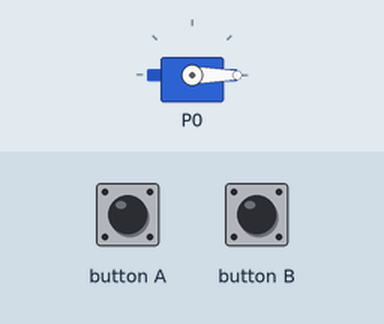
The program below on a simulated BBC micro:bit (MakeCode). Parts: servo. The inputs (shaded band) are chosen by the test bench.

Above: at 1.2 s.
1.3 s: button A pressed for 0.15 s
At 1.8 s:
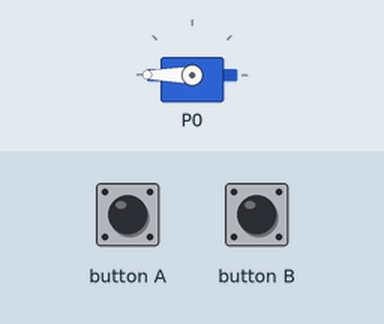
Timing chart, 0 to 4.3 s (numbered marks = the images above; inputs shaded):
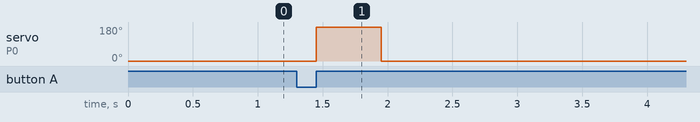

Measured:
- after the input at 1.3 s, servo on P0: 0° → 180° after 0.15 s, → 0° 0.50 s later

The program:

main.ts
```typescript
input.onButtonPressed(Button.A, function () {
    pins.servoWritePin(AnalogPin.P0, 180)
    basic.pause(500)
    pins.servoWritePin(AnalogPin.P0, -90)
})
input.onButtonPressed(Button.B, function () {
    pins.servoWritePin(AnalogPin.P0, -250)
    basic.pause(500)
    pins.servoWritePin(AnalogPin.P0, -90)
})
pins.servoWritePin(AnalogPin.P0, -90)
basic.forever(function () {

})
```

test.ts
```typescript
// aquí va el archivo "tests"; esto no se compilará cuando este paquete se utilice como una extensión.
```
